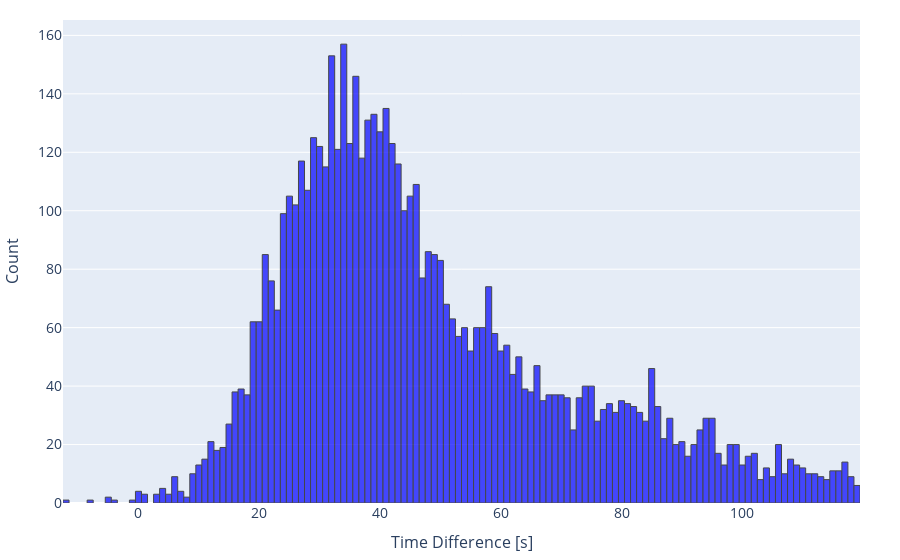

Notebook cell for this chart:
### Markdown cell above
#### Histogram of Time between vacated RWY and next arrival

### Code cell
# Ensure that the 'Time at TH' column is in datetime format
table['Time at TH'] = pd.to_datetime(table['Time at TH'])

# Calculate the time difference between the current and the next entry
table['Time Difference (s)'] = table['Time at TH'].diff().dt.total_seconds()

# If you want the difference for the next entry (instead of the previous one)
table['Time Difference (s)'] = table['Time at TH'].shift(-1) - table['Time at TH']
table['Time Difference (s)'] = table['Time Difference (s)'].dt.total_seconds()

# Display or save the table with relevant columns
table[['Time at TH', 'Time Difference (s)']]

# Calculate the difference between the time buffer and ROT
table['Diff'] = table['Time Difference (s)'] - table['ROT [s]']

# Filter values where the difference is less than 120 seconds
filtered_diff = table['Diff'][table['Diff'] < 120]

# Create a histogram using Plotly
histogram = go.Figure()
histogram.add_trace(
    go.Histogram(
        x=filtered_diff.dropna(),
        xbins=dict(end=120, size=1),  # Set bin size to 1 second
        marker=dict(color='blue', line=dict(width=1, color='black')),
        opacity=0.7
    )
)

# Adjust the layout of the plot
histogram.update_layout(
    xaxis=dict(
        title='Time Difference [s]',  # Title for the x-axis
        title_font=dict(size=16),  # Adjust font size for the axis title
        tickfont=dict(size=14)  # Adjust font size for tick labels
    ),
    yaxis=dict(
        title='Count',  # Title for the y-axis
        title_font=dict(size=16),  # Adjust font size for the axis title
        tickfont=dict(size=14)  # Adjust font size for tick labels
    ),
    margin=dict(l=40, r=40, t=20, b=40)  # Adjust margins
)

# Ensure the 'Plots' folder exists
output_dir = 'Plots'
if not os.path.exists(output_dir):
    os.makedirs(output_dir)

# Save the histogram as a PDF in the 'Plots' folder
histogram.write_image(os.path.join(output_dir, 'Time_buffer_hist_v1.pdf'), scale=5)

# Display the plot
histogram.show()

### Figure 1 — Plotly figure (JSON) as saved in the notebook; plotly's stock layout.template omitted (floating-point values rounded to 4 significant figures; data arrays with more than 128 entries replaced by an {"elided": "..."} marker saying what was removed)
{"data": [{"marker": {"color": "blue", "line": {"color": "black", "width": 1}}, "opacity": 0.7, "type": "histogram", "x": {"elided": "5825 int values"}, "xbins": {"end": 120, "size": 1}}], "layout": {"margin": {"b": 40, "l": 40, "r": 40, "t": 20}, "xaxis": {"tickfont": {"size": 14}, "title": {"font": {"size": 16}, "text": "Time Difference [s]"}}, "yaxis": {"tickfont": {"size": 14}, "title": {"font": {"size": 16}, "text": "Count"}}}}
